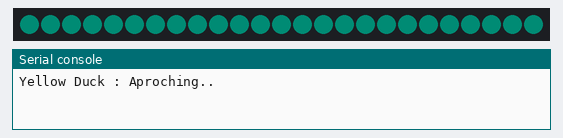
A program run on a simulated Raspberry Pi Pico running MicroPython. Parts: 25 RGB LEDs in strip order, left to right, the last lines printed to the serial console. Dim RGB values are drawn brighter than linear; random numbers come from a fixed seed.

Above: at 0.1 s.
At 2.1 s:
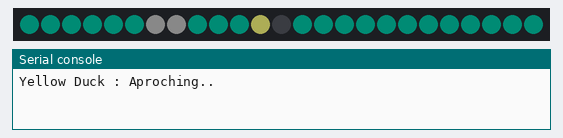
At 4.1 s:
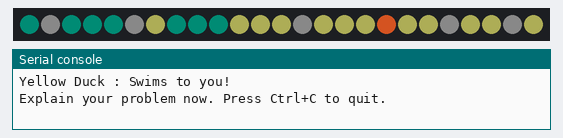
At 13.7 s:
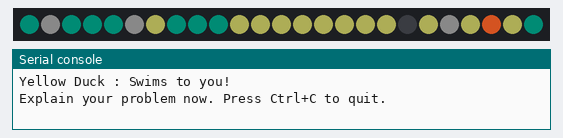
At 18.9 s:
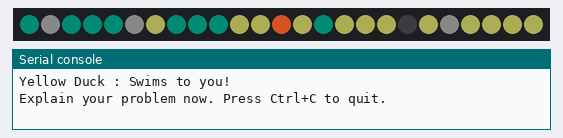
At 37.9 s:
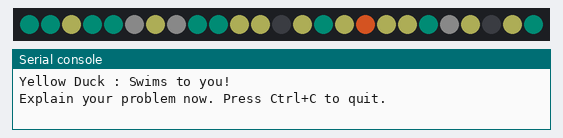

The program:

duck.py
```python
"""
Yellow Rubber Duck for programmers

(c)2023/07 Krzysztof Krystian Jankowski
Homepage: https://smol.p1x.in/os/
"""

import machine
import utime
import neopixel
import math
import random

class Duck:
    def __init__(self):
        self.name = "Yellow Duck"
        self.pixels = neopixel.NeoPixel(machine.Pin(29),5*5)
        self.pixels.fill((0,0,0))
        self.pixels.write()
        self.brightness = 0.2
        self.palette = [
            (0,0,0),
            (50,50,25),
            (10,10,10),
            (128,50,20),
            (0,12,10)
        ]
        self.animations = {
            "buddy": [
                [
                    4,4,4,4,4,
                    4,4,4,4,4,
                    4,4,4,4,4,
                    4,4,4,4,4,
                    4,4,4,4,4,
                ],
                [
                    4,4,4,4,4,
                    4,4,4,4,4,
                    4,4,4,1,4,
                    4,4,4,2,4,
                    4,4,4,4,4,
                ],
                [
                    4,4,4,4,4,
                    4,4,4,4,4,
                    4,4,0,1,4,
                    4,4,2,2,4,
                    4,4,4,4,4,
                ],
                [
                    4,4,4,4,4,
                    4,1,0,1,4,
                    4,1,1,3,4,
                    4,1,0,1,4,
                    4,4,4,4,4,
                ],
                [
                    1,0,1,1,2,
                    1,1,3,1,1,
                    1,0,1,1,1,
                    4,4,4,1,2,
                    4,4,4,2,4,
                ],
                [
                    1,2,1,1,2,
                    1,1,3,1,1,
                    1,2,1,1,1,
                    4,4,4,1,2,
                    4,4,4,2,4,
                ],
                [
                    4,1,3,1,2,
                    1,0,1,1,1,
                    1,1,1,1,1,
                    4,4,4,1,2,
                    4,4,4,2,4,
                ],
                [
                    1,1,1,1,2,
                    1,0,1,1,1,
                    4,1,3,1,1,
                    4,4,4,1,2,
                    4,4,4,2,4,
                ],
                [
                    4,1,0,1,2,
                    4,1,1,3,1,
                    4,1,0,1,1,
                    4,4,2,1,2,
                    4,4,1,4,4,
                ],
            ]
        }

    def draw(self,bitmap):
        for i in range(25):
            self.pixels[24-i]=self.palette[bitmap[i]]
        self.pixels.write()

    def hello(self):
        self.msg("Aproching..")
        anim_intro = self.animations["buddy"][:4]
        for frame in anim_intro:
            self.draw(frame)
            utime.sleep(1)

        anim = self.animations["buddy"][4:]
        self.msg("Swims to you!\nExplain your problem now. Press Ctrl+C to quit.\n")
        while True:
            try:
                frame = random.choice(anim)
                self.draw(frame)
                utime.sleep(random.uniform(0.25, 2.0))
            except KeyboardInterrupt:
                self.bye()
                break

    def bye(self):
        anim_outro = self.animations["buddy"][:4][::-1]
        self.msg("Duck swims away...")
        for frame in anim_outro:
            self.draw(frame)
            utime.sleep(1)
            self.pixels.fill((0,0,0))
            self.pixels.write()

    def msg(self, message):
        print(f"{self.name} : {message}")

    def run(self, argument=""):
        self.hello()

if __name__ == '__main__':
    duck = Duck()
    duck.run()
```

Measured:
- what the display in image 1 shows lasts 1.0 s, from 2.0 s to 3.0 s
- what the display in image 3 shows lasts 1.6 s, from 13.6 s to 15.2 s
- what the display in image 4 shows lasts 3.0 s, from 18.8 s to 21.8 s
- what the display in image 5 shows lasts 1.9 s, from 37.9 s to 39.8 s
